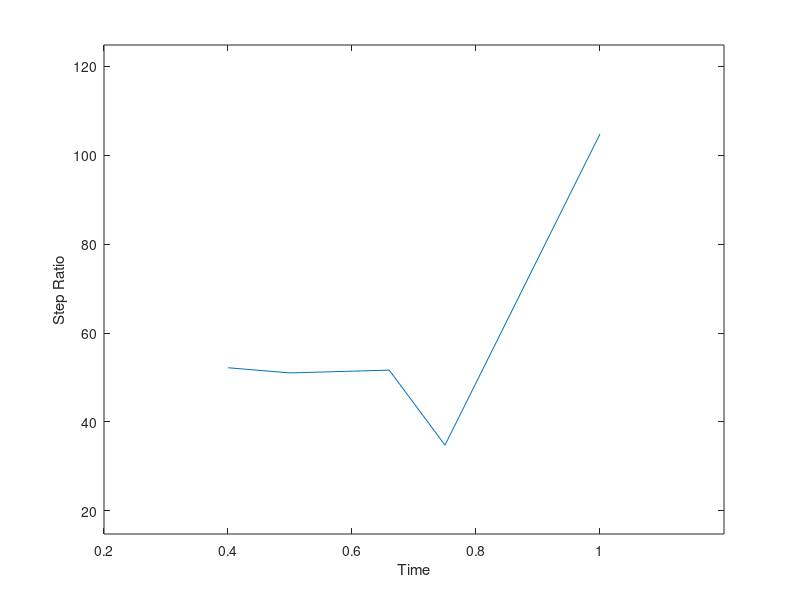

The MATLAB source for this figure:
load('plot2');
plot(stepRatio,time_array)
axis([min(stepRatio)-0.2 max(stepRatio)+0.2 min(time_array)-20 max(time_array)+20])
xlabel('Time')
ylabel('Step Ratio')